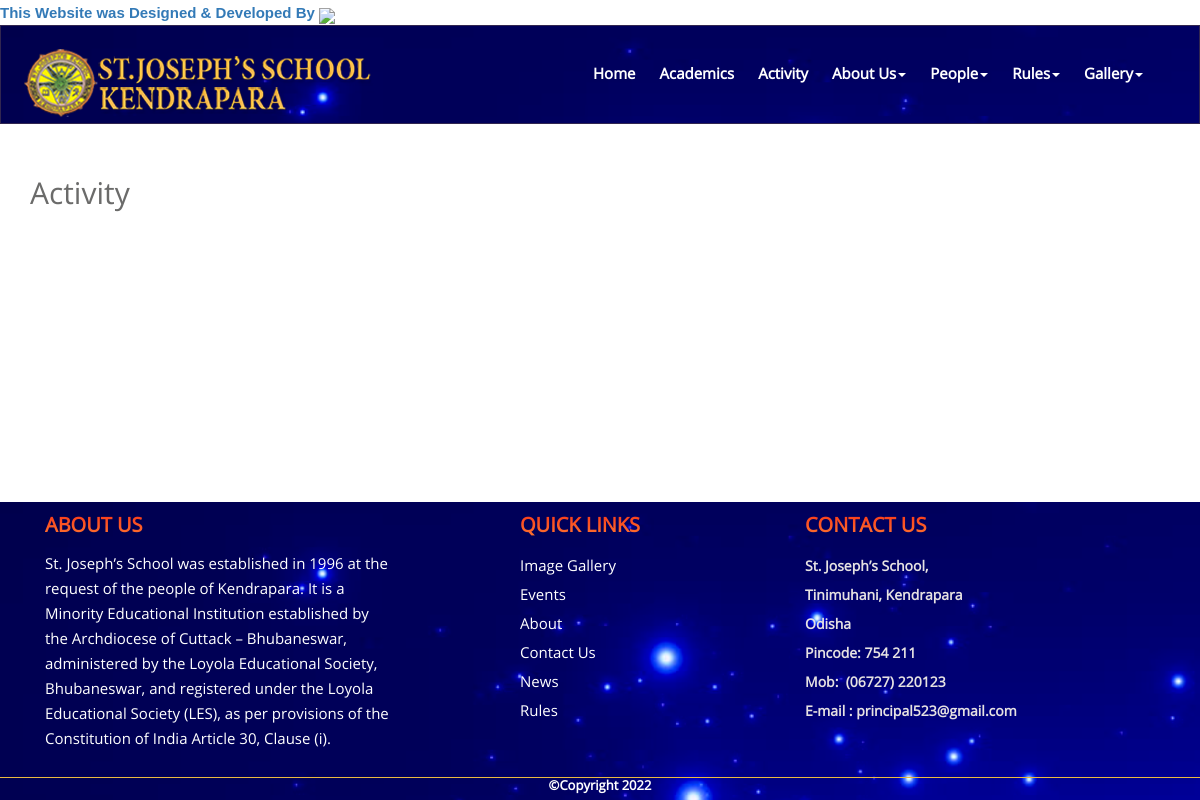
Page /pages.php?page=Activity on the committed database.
### tables this page shows
CREATE TABLE `menu` (
  `id` int(11) NOT NULL,
  `title` varchar(255) NOT NULL,
  `page_link` varchar(255) NOT NULL DEFAULT '#',
  `status` int(11) NOT NULL
);

CREATE TABLE `pages` (
  `id` int(11) NOT NULL,
  `page_title` varchar(255) NOT NULL,
  `page_slug` varchar(255) DEFAULT NULL,
  `main_image` varchar(255) DEFAULT NULL,
  `page_content` text NOT NULL,
  `page_link` text DEFAULT NULL,
  `status` int(11) NOT NULL
);

### inc/MainFunctions.php (called while the page is built, shortened)
<?php
class MainFunctions{
    public function getMainMenu($db){
        $sql = "SELECT * FROM menu where page_link !='#'" ;
        return $db->query($sql);
    }
    public function getMainMenuOfSub($db){
        $sql = "SELECT * FROM menu where page_link ='#'" ;
        return $db->query($sql);
    }
    public function getPageData($page_slug,$db){
        $sql = "SELECT * FROM pages where page_slug= '$page_slug'" ;
        return $db->query($sql);
    }
}
?>

### pages.php (the view)
<?php include('./inc/header.php') ?>
<?php
$page = !empty($_GET['page'])?$_GET['page']:'';
if(!empty($page)){
    $database = new Connection();
    $db = $database->openConnection();
$getPageData = new  MainFunctions();
$data = $getPageData->getPageData($page,$db );
?>
<div class="container tb-pad-40">
    <div class="row">
        <div class="col-md-12">
        <?php foreach( $data as  $data_page){
                 echo    $data_page['page_content'];
        }
            ?>
        </div>
      </div>
    </div>
<?php }?>
<?php include('./inc/footer.php') ?>

### inc/header.php (shortened to what this page needs)
<?php
 require('MainFunctions.php');
 try {
    $database = new Connection();
    $db = $database->openConnection();
    $data = new MainFunctions();
    $menu_data  = $data->getMainMenu($db);
    $getMainMenuOfSub  = $data->getMainMenuOfSub($db);
  } catch (PDOException $e) {
      echo "There is some problem in connection: " . $e->getMessage();
  }
 ?>
<!DOCTYPE html>
<head>
    <link href="css/bootstrap.min.css" rel="stylesheet" />
    <link href="css/font-awesome.min.css" rel="stylesheet" />
    <link href="css/style.css" rel="stylesheet" />
    <link href="css/lightbox.css" rel="stylesheet" />
</head>
        <marquee scrollamount="4" onmouseover="this.stop();" onmouseout="this.start();" class="blink" style="color: #ff0000;"><a href="https://sredutechnologies.com/" target="_blank">This Website was Designed & Developed By  <img src="{{ url('storage/media/sr.png')}}">
        </a>
        </marquee>
<body>
    <header class="top-bg">
        <nav class="navbar navbar-inverse top-bg " role="navigation">
            <div class="container">
                <div class="navbar-header">
                    <a class="navbar-brand" href="/">
                        <img src="images/logo.png" alt="logo"
                            class="img-responsive  center-block">
                         </a>
                </div>
                <div class="collapse navbar-collapse" id="bs-example-navbar-collapse-1">
<ul class="nav navbar-nav" >
            <li >
            <a href="#"class="dropdown-toggle text-capitalize" >home</a>
            </li>
            <?php foreach( $menu_data as  $menu_data_menu){ ?>
            <li >
            <a href="pages.php?page=<?= $menu_data_menu['page_link'] ?>"class="dropdown-toggle text-capitalize" ><?= $menu_data_menu['title'] ?></a>
            </li>
            <?php  } ?>
                <?php foreach($getMainMenuOfSub as $getMainMenuOfSubData){ ?>
             <li >
            <a href="#"class="dropdown-toggle text-capitalize "data-toggle="dropdown" ><?= $getMainMenuOfSubData['title'] ?><span class="caret"></span></a>
            </li>
            <?php  } ?>
        </ul>
                </div>
            </div>
        </nav>
    </header>

### css/style.css (style rules this page uses)
* { padding: 0px; margin: 0px; }
body { height: 100%; width: 100%; margin: 0; padding: 0; color: #6b6b6a; font-family: 'OpenSans-Regular'; line-height: 25px; overflow-x: hidden; background: #fff; margin-bottom: 300px; font-size: 15px; }
a { text-decoration: none; outline: none; }
p, ul { margin: 0 0px; }
.navbar-inverse { background-image: url(../images/14.jpg); background-repeat: repeat; background-position: top; background-size: cover; border-color: #312650; padding: 0px; margin: 0px; border-radius: 0px; }
.navbar-brand { float: left; height: 105px; padding: 2px 2px; font-size: 18px; line-height: 20px; }
.nav>li>a { position: relative; display: block; padding: 10px 12px; }
.navbar-nav { float: right; margin-top: 35px; }
.navbar-inverse .navbar-nav>li>a { color: #ffffff; font-weight: bold; }
.tb-pad-40 { padding-top: 40px; padding-bottom: 42px; }
* { box-sizing: border-box; }
.row:after { content: ""; display: table; clear: both; }
img { margin-bottom: -4px; }

### inc/header.php (style rules this page uses)
.blink { animation: blinker 0.6s linear infinite; color: #1c87c9; font-size: 15px; font-weight: bold; font-family: sans-serif; }

### rows in the picture
menu: title "Academics"
menu: title "Activity"
menu: title "About Us"
menu: title "People"
menu: title "Rules"
menu: title "Gallery"
pages: page_content "Activity"
